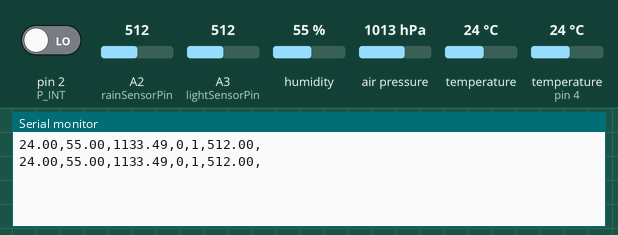
Simulated run of this sketch. Board: Arduino Uno, built with avr-gcc and run on an emulated ATmega328P. On the bench: the last lines printed to the serial monitor. The inputs (shaded band) are chosen by the test bench; at power-on: A3 (lightSensorPin) = 512, pin 2 (P_INT) LOW, A2 (rainSensorPin) = 512, humidity 55 %, air pressure 1013 hPa, temperature 24 °C, temperature (sensor on pin 4) 24 °C.

Above: at 1.8 s.
1.9 s: A3 (lightSensorPin) set to 106
At 3.0 s:
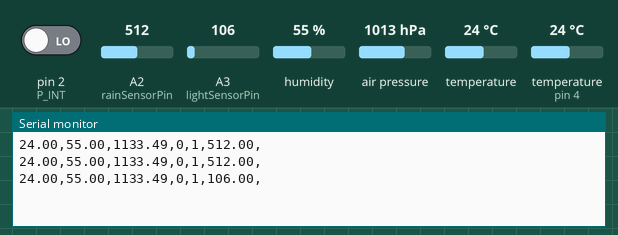
3.4 s: A3 (lightSensorPin) set to 95
At 5.1 s:
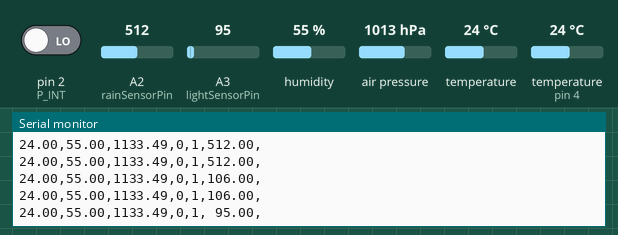

Measured:
- the behaviour switches between 100 and 99 on A3 (lightSensorPin) (found by bisection; images 1 and 2)
- after the input at 1.9 s, the serial monitor: prints a new line after 0.27 s (image 1)
- after the input at 3.4 s, the serial monitor: prints a new line after 0.88 s (image 2)

The sketch:

MultiSensor_AndroidBTview.ino
```cpp
/********************************************************/
/*              Multisensor Remote Sensing              */
/*  By: Umur Ozhan SENGUL                               */
/*  Under GPLv3                                         */
/********************************************************/

//////////////////
//  LIBRARIES   //
//////////////////
#include <dht11.h>
#include <SFE_BMP180.h>
#include <Wire.h>
#include <stdlib.h>

////////////////////////
//  PERIPHERAL PINS   //
////////////////////////
#define DHT11PIN 4
#define P_INT 2
int rainSensorPin = A2;
int lightSensorPin = A3;

////////////////////
//  DEFINED VARs  //
////////////////////
#define ANEMOMETER_DATA_COUNT 10
#define ALTITUDE 938.0            // Average altitude of Ankara in meters
float windSpeed = 0.0000;
float temp = 0.0000;
float humid = 0.0000;
int rainSensor;
int lightSensor;
unsigned long anemometerData[ANEMOMETER_DATA_COUNT] = { 0 };
void onInterrupt();
static char outstr[15];         // Temporary String 1
dht11 DHT11;
SFE_BMP180 pressure;
String tempStr;                 // Temporary String 2
String temperatureSensorValue;
String pressureSensorValue;
String humiditySensorValue;
String dewSensorValue;
String lightSensorValue;
String windSensorValue;
String rainSensorValue;
String sensorValues;

void setup()
{
  /////////////////
  //  PIN MODES  //
  /////////////////
  pinMode(rainSensor, INPUT);
  pinMode(lightSensor, INPUT);

  //////////////////
  //  BMP180 INIT //
  //////////////////
  pressure.begin();

  ////////////////////////
  //  WIND SENSOR INIT  //
  ////////////////////////
  // r_sensor ~= 1.75cm
  // circumference ~= 11cm
  attachInterrupt(digitalPinToInterrupt(P_INT), onInterrupt, RISING);

  ////////////////////
  //  SERIAL COMM   //
  ////////////////////
  // Initialize serial communications
  Serial.begin(9600);

}

void loop()
{
  /////////////
  //  DHT11  //
  /////////////
  int chk = DHT11.read(DHT11PIN); // Sensor check - should be 0

  // Temperature in Celcius:
  temp = DHT11.temperature;
  dtostrf(temp,4,2,outstr);
  tempStr = outstr;
  temperatureSensorValue = tempStr + ",";


  // Temperature in Fahrenheit:
  /*
  Serial.print(DHT11.fahrenheit(), 2);        // DEBUGGING
  Serial.print(",");                          // DEBUGGING
  */

  // Temperature in Kelvin:
  /*
  Serial.print(DHT11.kelvin(), 2);            // DEBUGGING
  Serial.print(",");                          // DEBUGGING
  */

  // Send humidity:
  //Serial.print("Nem (%): ");                  // DEBUGGING
  humid = DHT11.humidity;
  dtostrf(humid,4,2,outstr);
  tempStr = outstr;
  humiditySensorValue = tempStr + ",";

  // Send dew point:
  /*
  float z = DHT11.dewPoint();
  dtostrf(z,4,2,outstr);
  dewStr = outstr;
  dewSensorValue = dewStr + ",";
  */

  //////////////////
  //  WIND SENSOR //
  //////////////////
  if (anemometerData[0] != 0)
  {
    unsigned long now = millis();
    if (now - anemometerData[ANEMOMETER_DATA_COUNT - 1] < 1000)
    {
      unsigned long passedTimes = now - anemometerData[0];
      windSpeed = ((10000/passedTimes)*(0.11));
      dtostrf(windSpeed,5,2,outstr);
      tempStr = outstr;
      windSensorValue = tempStr + ",";
    }
    else
    {
      windSensorValue = "0,";
    }
  }
  else
  {
    windSensorValue = "0,";
  }

  //////////////////////
  //  PRESSURE SENSOR //
  //////////////////////
  char status;
  double T,P,p0,a;
  status = pressure.startTemperature();
  if (status != 0)
  {
    // Wait for the measurement to complete:
    delay(status);

    // Temperature measurement:
    status = pressure.getTemperature(T);
    if (status != 0)
    {
      // Pressure measurement:
      status = pressure.startPressure(3);
      if (status != 0)
      {
        // Wait for the measurement to complete:
        delay(status);

        // Pressure measurement:
        status = pressure.getPressure(P,T);
        if (status != 0)
        {
          // Relative sea-level pressure:
          p0 = pressure.sealevel(P,ALTITUDE);
          //Serial.print("relative (sea-level) pressure: ");  // DEBUGGING
          dtostrf(p0,6,2,outstr);                           // Pressure in mb
          tempStr = outstr;
          pressureSensorValue = tempStr + ",";
        }
      }
    }
  }

  ///////////////////
  //  RAIN SENSOR  //
  ///////////////////
  rainSensor = analogRead(A2);
  int rainSensorRange = map(rainSensor, 0, 1024, 0, 3);
  switch (rainSensorRange)
  {
    case 0:
      rainSensorValue = "0,";
      break;
    case 1:
      rainSensorValue = "1,";
      break;
    case 2:
      rainSensorValue = "2,";
      break;
  }

  ////////////////////
  //  LIGHT SENSOR  //
  ////////////////////
  int letThereBeLight = analogRead(lightSensorPin);
  dtostrf(letThereBeLight,6,2,outstr);
  tempStr = outstr;
  lightSensorValue = tempStr + ",";

  ////////////////////////
  //  BT SERIAL OUTPUT  //
  ////////////////////////
  sensorValues = temperatureSensorValue + humiditySensorValue + pressureSensorValue + windSensorValue + rainSensorValue + lightSensorValue;
  Serial.println(sensorValues);
  delay(1000);
}

////////////////////////////
//  WIND SENSOR FUNCTION  //
////////////////////////////
// by MucarTheEngineer
void onInterrupt()
{
  unsigned long newData = millis();
  for (int i = 1; i < ANEMOMETER_DATA_COUNT; i++)
    anemometerData[i - 1] = anemometerData[i];
  anemometerData[ANEMOMETER_DATA_COUNT - 1] = newData;
}
```
